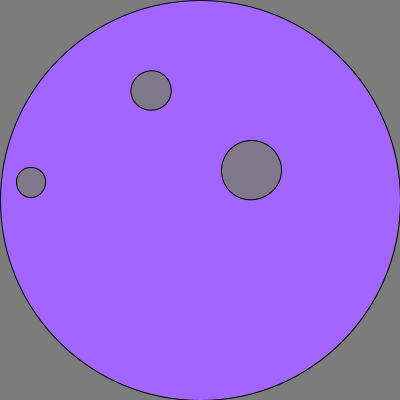
Frame 1 (no input)
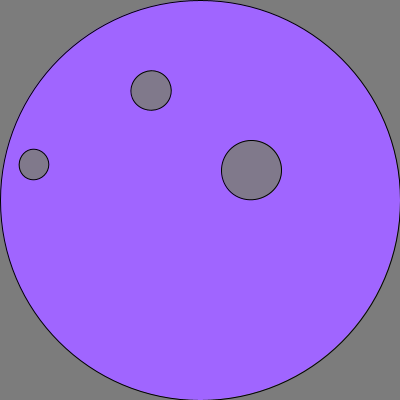
Frame 60 (the mouse pressed at the canvas centre just before this capture)
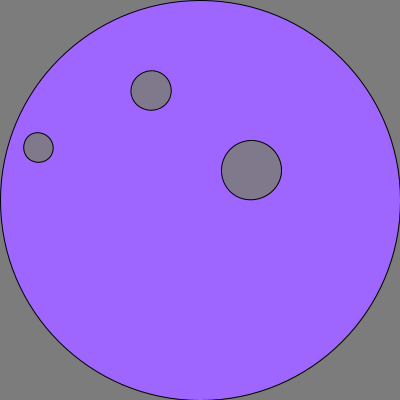
Frame 120 (the mouse held since frame 60 and released just before this capture)

The Processing sketch that drew these frames (run headless with seeded random() and noise(); from frame 60 on, the mouse is pressed at the canvas centre):

// Processing sketch: processing_171360
// ── processing_171360.pde

void setup()
{
 size (400, 400);
}
void draw()
{
  pushMatrix();
colorMode(RGB, 225);
background(110);
popMatrix();
translate (width/2, height/2);
colorMode(HSB, 360, 100, 100);
float farbe=map(second(), 0, 60, 281, 258);
fill ( farbe, 60, 100);
stroke (0);
strokeWeight(1);
ellipse(0, 0, 400, 400);

  
float sekunde1= map(second(), 0, 60, 0, 2*PI);
pushMatrix();
rotate (sekunde1);
rectMode (CENTER);
 

colorMode (RGB, 225);
fill (110, 200);
smooth();
ellipse (0, -170, 30, 30);
popMatrix();
 
float minute1 =map(minute(), 0, 60, 0, 2*PI);
pushMatrix();
rotate (minute1);
rectMode (CENTER);
colorMode (RGB, 225);
fill (110, 200);
smooth();
ellipse (0, -120, 40, 40);
popMatrix();
 
float hour1 =map (hour(), 0, 12, 0, 2*PI);
pushMatrix();
rotate (hour1);
rectMode (CENTER);
colorMode (RGB, 225);
fill (110, 200);
smooth();
ellipse (0, -60, 60, 60);
popMatrix ();
}
